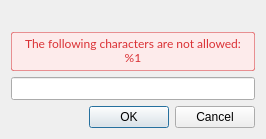
<?xml version="1.0" encoding="UTF-8"?>
<ui version="4.0">
 <class>NodeNameSetterDialog</class>
 <widget class="QDialog" name="NodeNameSetterDialog">
  <property name="geometry">
   <rect>
    <x>0</x>
    <y>0</y>
    <width>258</width>
    <height>122</height>
   </rect>
  </property>
  <property name="windowTitle">
   <string notr="true"/>
  </property>
  <layout class="QVBoxLayout" name="verticalLayout">
   <property name="sizeConstraint">
    <enum>QLayout::SetFixedSize</enum>
   </property>
   <item>
    <widget class="QLabel" name="textLabel">
     <property name="styleSheet">
      <string notr="true">QLabel  { 
font-family: &quot;SF Pro Text&quot;;
font-size: 13px;
}</string>
     </property>
     <property name="text">
      <string/>
     </property>
    </widget>
   </item>
   <item>
    <widget class="QLabel" name="errorLabel">
     <property name="enabled">
      <bool>true</bool>
     </property>
     <property name="styleSheet">
      <string notr="true">QLabel {
color: #DA3135; 
background-color: #FDEBEB; 
font-family: Lato; 
font-size: 12px; 
border-radius: 2px; 
border: 1px solid rgba(218,49,53,0.5); 
padding-top: 3px; 
padding-bottom: 5px; 
padding-left: 13px;
padding-right: 13px; 
}</string>
     </property>
     <property name="text">
      <string>The following characters are not allowed:
%1</string>
     </property>
     <property name="alignment">
      <set>Qt::AlignCenter</set>
     </property>
    </widget>
   </item>
   <item>
    <widget class="QLineEdit" name="lineEdit">
     <property name="styleSheet">
      <string notr="true">QLineEdit { 
font-family: &quot;SF UI Text&quot;;
font-size: 13px;
}</string>
     </property>
    </widget>
   </item>
   <item>
    <spacer name="verticalSpacer">
     <property name="orientation">
      <enum>Qt::Vertical</enum>
     </property>
     <property name="sizeHint" stdset="0">
      <size>
       <width>0</width>
       <height>0</height>
      </size>
     </property>
    </spacer>
   </item>
   <item>
    <widget class="QDialogButtonBox" name="buttonBox">
     <property name="standardButtons">
      <set>QDialogButtonBox::Cancel|QDialogButtonBox::Ok</set>
     </property>
    </widget>
   </item>
  </layout>
 </widget>
 <resources/>
 <connections/>
</ui>
